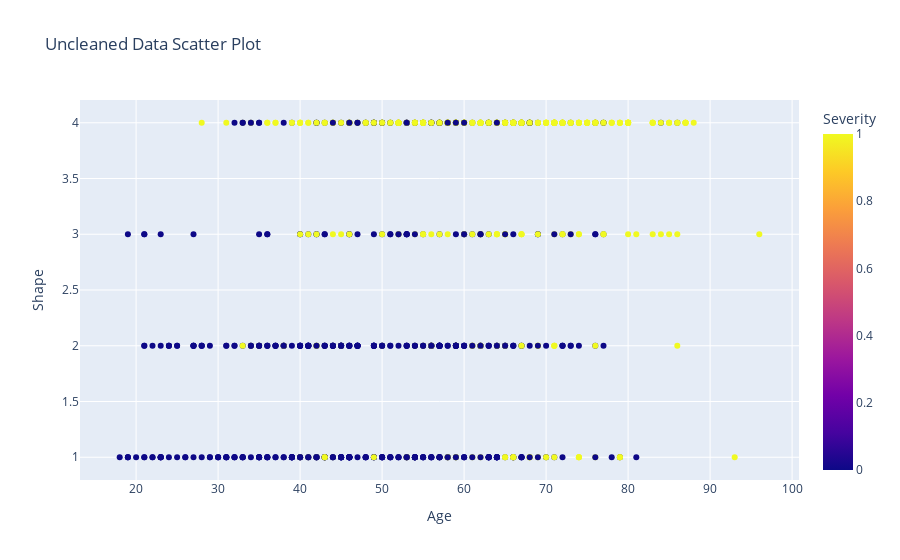
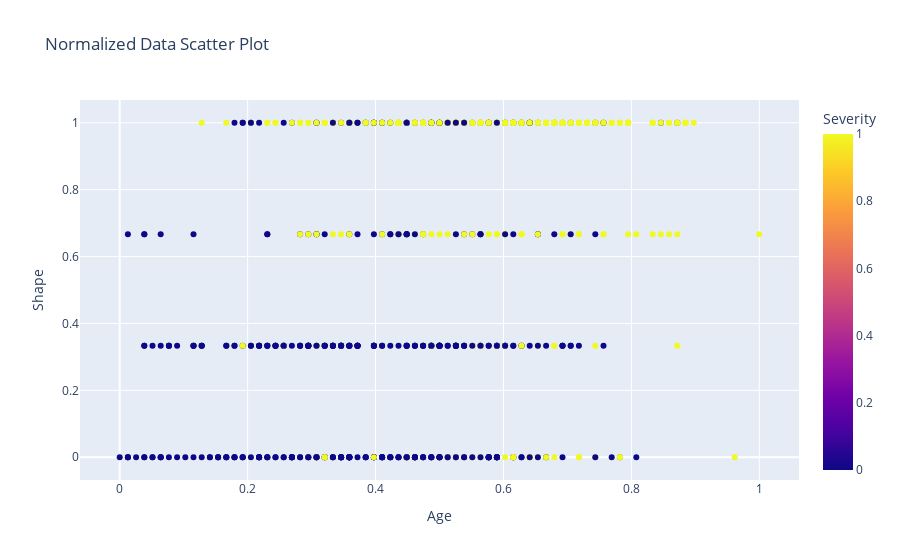

Notebook cell for these charts, in order:
### Code cell
columns_to_normalize = ['Age', 'Shape']

# Manual normalization function
def normalize_column(column):
    min_val = column.min()
    max_val = column.max()
    return (column - min_val) / (max_val - min_val)

normalized_pd = cleaned_pd.copy()
for column in columns_to_normalize:
    normalized_pd[column] = normalize_column(normalized_pd[column])

# Plot 1: Original Data
scatter_fig_original = px.scatter(
    pd, x='Age', y='Shape', color='Severity', title='Uncleaned Data Scatter Plot'
)
scatter_fig_original.show()

# Plot 2: Normalized Data
scatter_fig_normalized = px.scatter(
    normalized_pd, x='Age', y='Shape', color='Severity', title='Normalized Data Scatter Plot'
)
scatter_fig_normalized.show()

### Figure 1 — Plotly figure (JSON) as saved in the notebook; plotly's stock layout.template omitted (floating-point values rounded to 4 significant figures; data arrays with more than 128 entries replaced by an {"elided": "..."} marker saying what was removed)
{"data": [{"hovertemplate": "Age=%{x}<br>Shape=%{y}<br>Severity=%{marker.color}<extra></extra>", "legendgroup": "", "marker": {"color": {"elided": "961 int values"}, "coloraxis": "coloraxis", "symbol": "circle"}, "mode": "markers", "name": "", "orientation": "v", "showlegend": false, "type": "scatter", "x": {"elided": "961 int values"}, "xaxis": "x", "y": {"elided": "961 int values"}, "yaxis": "y"}], "layout": {"coloraxis": {"colorbar": {"title": {"text": "Severity"}}, "colorscale": [[0, "#0d0887"], [0.1111, "#46039f"], [0.2222, "#7201a8"], [0.3333, "#9c179e"], [0.4444, "#bd3786"], [0.5556, "#d8576b"], [0.6667, "#ed7953"], [0.7778, "#fb9f3a"], [0.8889, "#fdca26"], [1, "#f0f921"]]}, "legend": {"tracegroupgap": 0}, "title": {"text": "Uncleaned Data Scatter Plot"}, "xaxis": {"anchor": "y", "domain": [0, 1], "title": {"text": "Age"}}, "yaxis": {"anchor": "x", "domain": [0, 1], "title": {"text": "Shape"}}}}

### Figure 2 — Plotly figure (JSON) as saved in the notebook; plotly's stock layout.template omitted (floating-point values rounded to 4 significant figures; data arrays with more than 128 entries replaced by an {"elided": "..."} marker saying what was removed)
{"data": [{"hovertemplate": "Age=%{x}<br>Shape=%{y}<br>Severity=%{marker.color}<extra></extra>", "legendgroup": "", "marker": {"color": {"elided": "830 int values"}, "coloraxis": "coloraxis", "symbol": "circle"}, "mode": "markers", "name": "", "orientation": "v", "showlegend": false, "type": "scatter", "x": {"elided": "830 float values"}, "xaxis": "x", "y": {"elided": "830 float values"}, "yaxis": "y"}], "layout": {"coloraxis": {"colorbar": {"title": {"text": "Severity"}}, "colorscale": [[0, "#0d0887"], [0.1111, "#46039f"], [0.2222, "#7201a8"], [0.3333, "#9c179e"], [0.4444, "#bd3786"], [0.5556, "#d8576b"], [0.6667, "#ed7953"], [0.7778, "#fb9f3a"], [0.8889, "#fdca26"], [1, "#f0f921"]]}, "legend": {"tracegroupgap": 0}, "title": {"text": "Normalized Data Scatter Plot"}, "xaxis": {"anchor": "y", "domain": [0, 1], "title": {"text": "Age"}}, "yaxis": {"anchor": "x", "domain": [0, 1], "title": {"text": "Shape"}}}}
